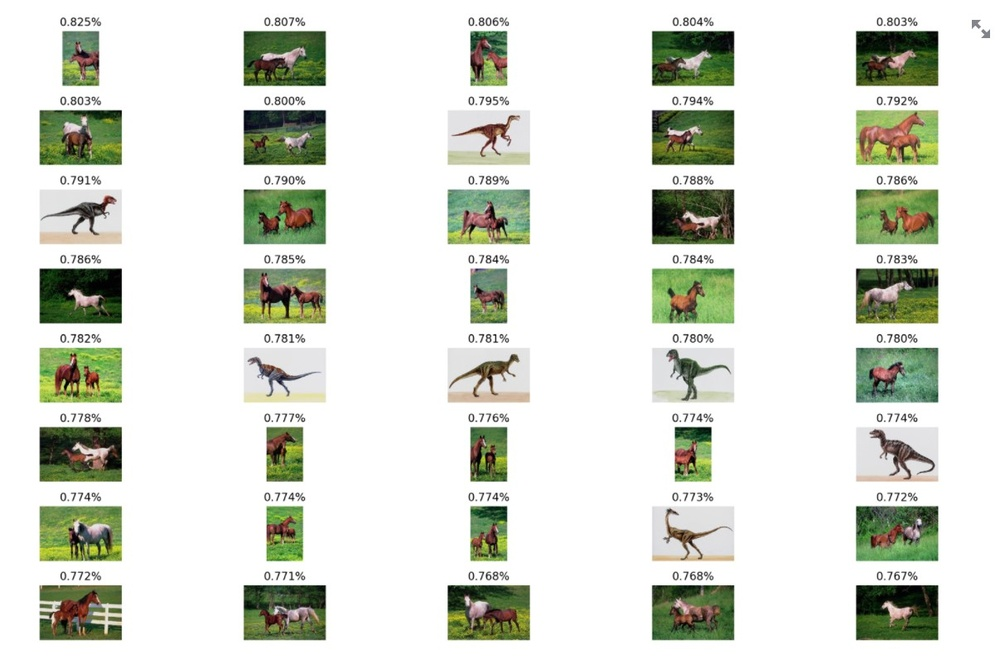
#> input picture hasil1.jpg, 1000 x 664 px, shrunk from 1207 x 802 before the run, given in place of 000001.jpg, which was not available
$ jupyter execute Comp_vision_translate.ipynb   (text cells are left out)
#> lines starting #> are read from the running program, lines starting #| are printed output that depends on the picture; pictures that were not available may be replaced by others from this repository, and a replacement may not be noted
[cell 1]
# import the necessary packages
from matplotlib import pyplot as plt
import numpy as np
import argparse
import imutils
import cv2

[cell 2]
def plt_imshow(title, image):
	# convert the image frame BGR to RGB color space and display it
	image = cv2.cvtColor(image, cv2.COLOR_BGR2RGB)
	plt.imshow(image)
	plt.title(title)
	plt.grid(False)
	plt.show()

[cell 3]
# since we are using Jupyter Notebooks we can replace our argument
# parsing code with *hard coded* arguments and values
args = {
	"image": "000001.jpg"
}

[cell 4]
# load the image and display it to our screen
image = cv2.imread(args["image"])
#> image is the input picture: shape (664, 1000, 3); mean B, G, R 212.9, 222.1, 218.8
plt_imshow("Original", image)

# shift the image 25 pixels to the right and 50 pixels down
M = np.float32([[1, 0, 25], [0, 1, 50]])
shifted = cv2.warpAffine(image, M, (image.shape[1], image.shape[0]))
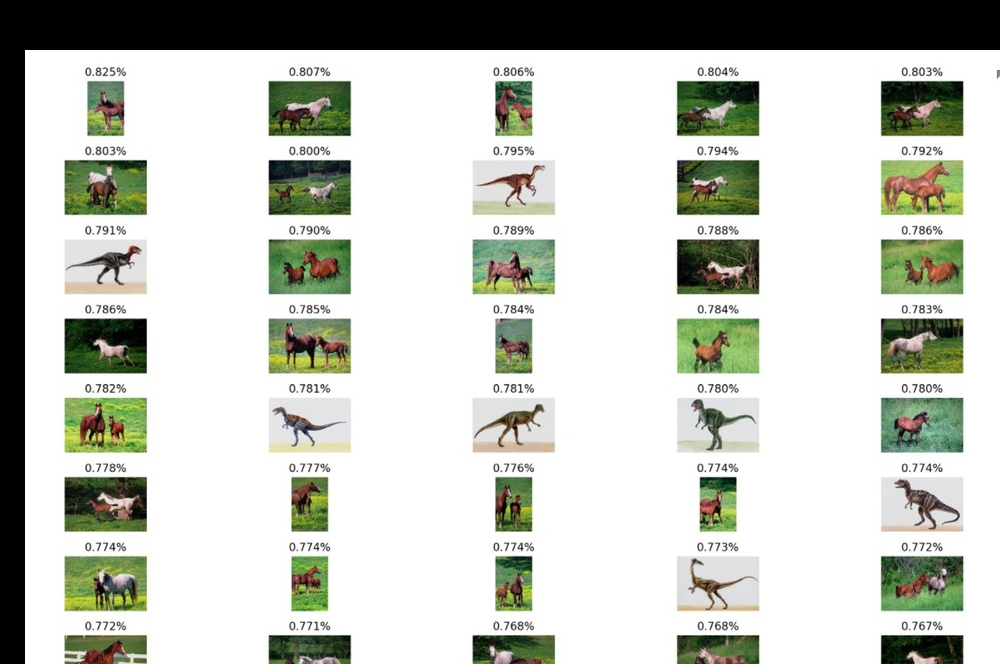
#> shifted: shape (664, 1000, 3); mean B, G, R 191.1, 199.5, 196.5
plt_imshow("Shifted Down and Right", shifted)

[cell 5]
# now, let's shift the image 50 pixels to the left and 90 pixels
# up by specifying negative values for the x and y directions,
# respectively
M = np.float32([[1, 0, -50], [0, 1, -90]])
shifted = cv2.warpAffine(image, M, (image.shape[1], image.shape[0]))
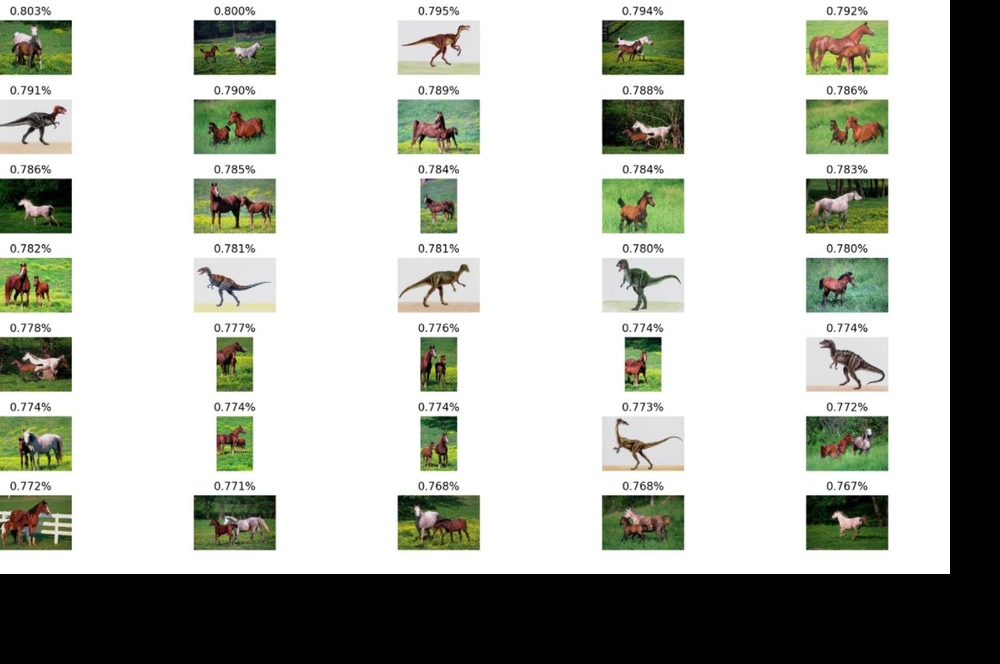
#> shifted: shape (664, 1000, 3); mean B, G, R 174, 181.9, 179.3
plt_imshow("Shifted Up and Left", shifted)

[cell 6]
# use the imutils helper function to translate the image 100 pixels
# down in a single function call
shifted = imutils.translate(image, 0, 100)
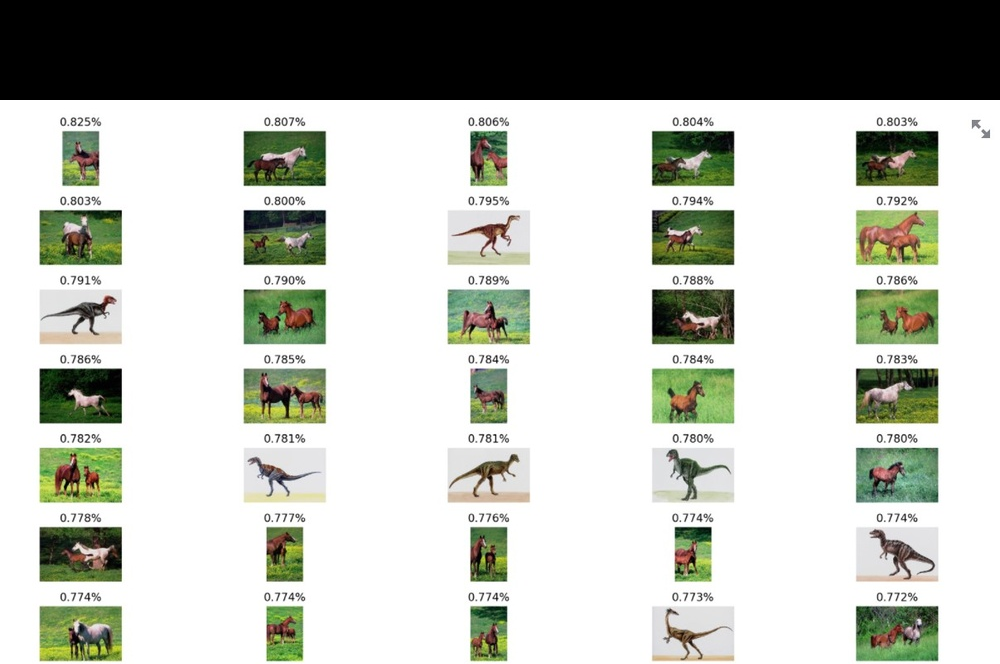
#> shifted: shape (664, 1000, 3); mean B, G, R 181.6, 189.6, 186.7
plt_imshow("Shifted Down", shifted)

[cell 7]
shifted = imutils.translate(image, 100, 100)
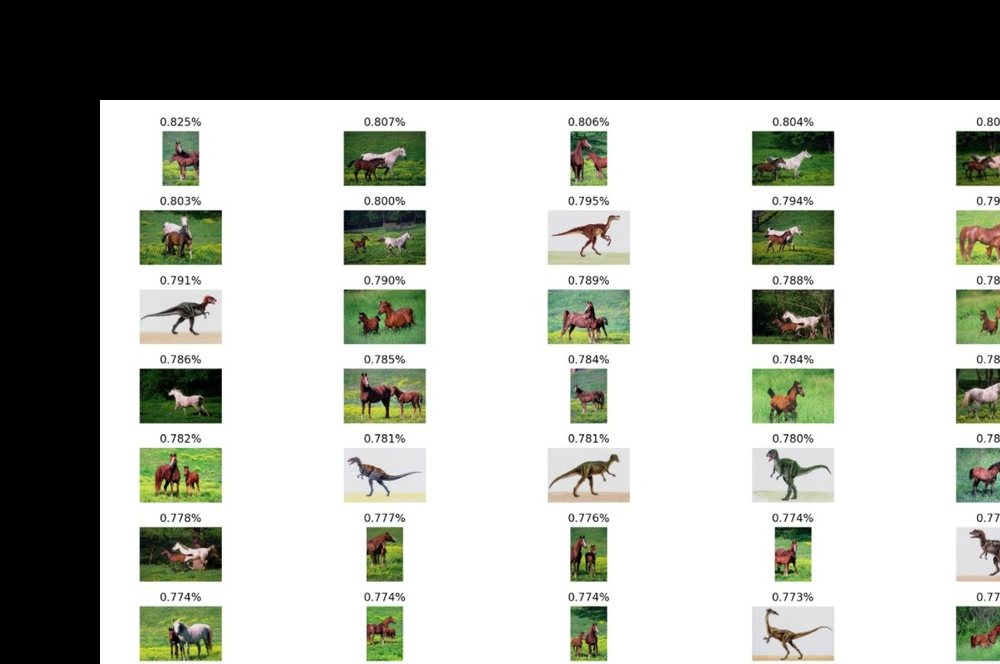
#> shifted: shape (664, 1000, 3); mean B, G, R 163.8, 170.8, 168.3
plt_imshow("Shifted Down", shifted)
